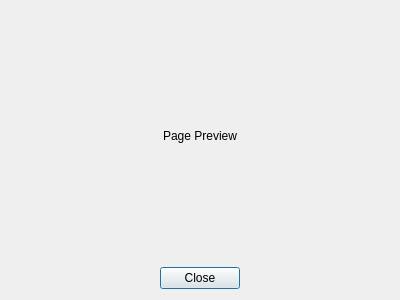
<?xml version="1.0" encoding="UTF-8"?>
<ui version="4.0">
 <class>PageEditor</class>
 <widget class="QDialog" name="PageEditor">
  <property name="geometry">
   <rect>
    <x>0</x>
    <y>0</y>
    <width>400</width>
    <height>300</height>
   </rect>
  </property>
  <property name="windowTitle">
   <string>Page Editor (preview)</string>
  </property>
  <layout class="QGridLayout" name="gridLayout">
   <item row="0" column="0">
    <widget class="QLabel" name="previewImage">
     <property name="text">
      <string>Page Preview</string>
     </property>
     <property name="alignment">
      <set>Qt::AlignCenter</set>
     </property>
    </widget>
   </item>
   <item row="1" column="0">
    <widget class="QDialogButtonBox" name="buttonBox">
     <property name="standardButtons">
      <set>QDialogButtonBox::Close</set>
     </property>
     <property name="centerButtons">
      <bool>true</bool>
     </property>
    </widget>
   </item>
  </layout>
 </widget>
 <resources/>
 <connections>
  <connection>
   <sender>buttonBox</sender>
   <signal>accepted()</signal>
   <receiver>PageEditor</receiver>
   <slot>accept()</slot>
   <hints>
    <hint type="sourcelabel">
     <x>248</x>
     <y>254</y>
    </hint>
    <hint type="destinationlabel">
     <x>157</x>
     <y>274</y>
    </hint>
   </hints>
  </connection>
  <connection>
   <sender>buttonBox</sender>
   <signal>rejected()</signal>
   <receiver>PageEditor</receiver>
   <slot>reject()</slot>
   <hints>
    <hint type="sourcelabel">
     <x>316</x>
     <y>260</y>
    </hint>
    <hint type="destinationlabel">
     <x>286</x>
     <y>274</y>
    </hint>
   </hints>
  </connection>
 </connections>
</ui>
